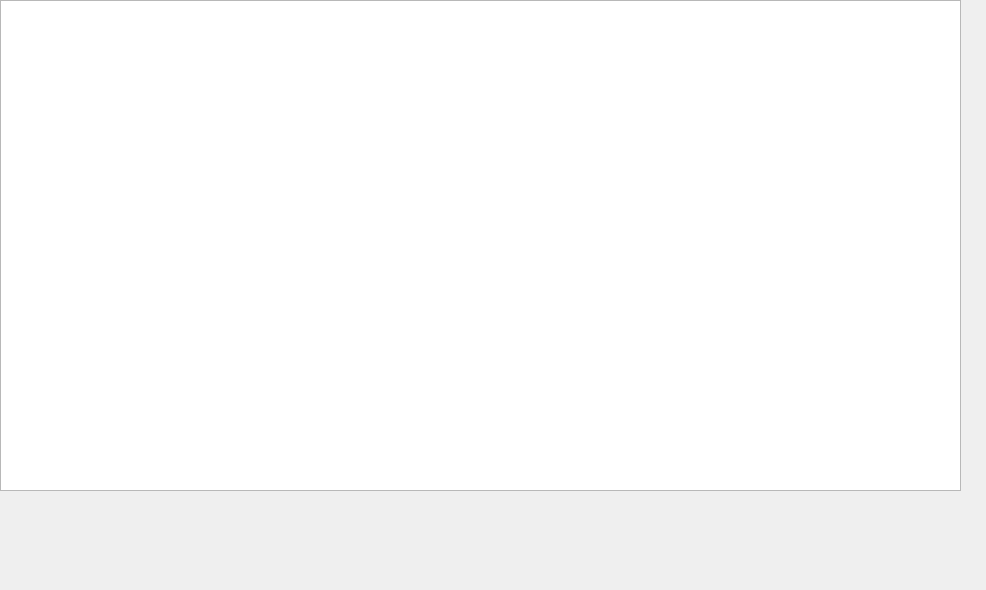
<?xml version="1.0" encoding="UTF-8"?>
<ui version="4.0">
 <class>ArcManager</class>
 <widget class="QWidget" name="ArcManager">
  <property name="geometry">
   <rect>
    <x>0</x>
    <y>0</y>
    <width>986</width>
    <height>590</height>
   </rect>
  </property>
  <property name="windowTitle">
   <string>Form</string>
  </property>
  <widget class="QTableWidget" name="tableWidget">
   <property name="geometry">
    <rect>
     <x>0</x>
     <y>0</y>
     <width>961</width>
     <height>491</height>
    </rect>
   </property>
  </widget>
 </widget>
 <resources/>
 <connections/>
</ui>
